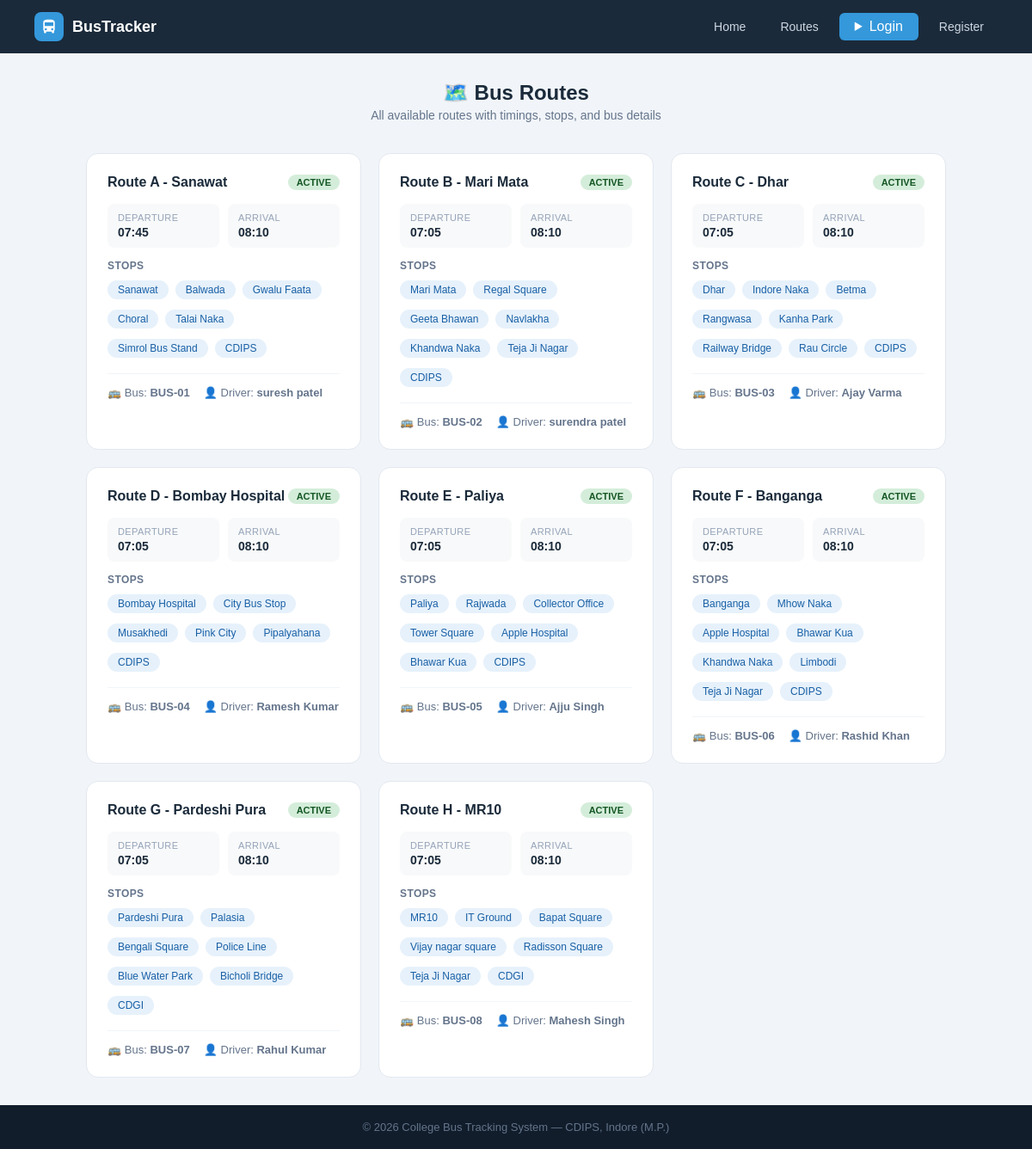
Screenshot of /routes-info with the database file from the repository.
### tables this page shows
CREATE TABLE routes (
        id INTEGER PRIMARY KEY AUTOINCREMENT,
        route_name TEXT NOT NULL, bus_id INTEGER,
        start_point TEXT, end_point TEXT,
        departure_time TEXT, arrival_time TEXT, stops TEXT, original_bus_id INTEGER,
        FOREIGN KEY(bus_id) REFERENCES buses(id));

CREATE TABLE buses (
        id INTEGER PRIMARY KEY AUTOINCREMENT,
        bus_number TEXT UNIQUE NOT NULL, driver_name TEXT NOT NULL,
        driver_phone TEXT, capacity INTEGER DEFAULT 40,
        status TEXT DEFAULT 'active',
        current_lat REAL DEFAULT 22.7196, current_lng REAL DEFAULT 75.8577, driver_address TEXT);

### app.py (the view)
@app.route('/routes-info')
def routes_page():
    db = get_db()
    routes = db.execute('''SELECT r.*,b.bus_number,b.driver_name,b.status
                           FROM routes r LEFT JOIN buses b ON r.bus_id=b.id''').fetchall()
    db.close(); return render_template('routes.html', routes=routes)

### app.py (called while the page is built, shortened)
def get_db():
    conn = sqlite3.connect(DB)
    conn.row_factory = sqlite3.Row
    return conn

@app.context_processor
def inject_notifications():
    return dict(notifications=[], unread_count=0)

### templates/routes.html (shortened to what this page needs)
{% extends "base.html" %}
{% block content %}
<div class="page">
    <div class="page-header" style="text-align:center;margin-bottom:36px">
        <h1>🗺️ Bus Routes</h1>
        <p>All available routes with timings, stops, and bus details</p>
    </div>
    <div class="routes-grid">
    {% for r in routes %}
    <div class="route-card">
        <div class="route-header">
            <div class="route-name">{{ r.route_name }}</div>
            <span class="badge {{ 'badge-green' if r.status == 'active' else 'badge-red' }}">
                {{ r.status.upper() if r.status else 'ACTIVE' }}
            </span>
        </div>
        <div class="route-info">
            <div class="ri-item"><div class="key">Departure</div><div class="val">{{ r.departure_time }}</div></div>
            <div class="ri-item"><div class="key">Arrival</div><div class="val">{{ r.arrival_time }}</div></div>
        </div>
        <div class="stops-label">Stops</div>
        <div class="stops-flow">
            {% set stop_list = r.stops.replace('-', '→').replace(',', '→').split('→') %}
            {% for stop in stop_list %}
            <span class="stop-chip">{{ stop.strip() }}</span>
            {% endfor %}
        </div>
        {% if r.bus_number %}
        <div class="bus-info">
            <span>🚌 Bus: <b>{{ r.bus_number }}</b></span>
            <span>👤 Driver: <b>{{ r.driver_name }}</b></span>
        </div>
        {% endif %}
    </div>
    {% else %}
    <div style="text-align:center;color:#94a3b8;padding:40px;grid-column:1/-1">No routes available.</div>
    {% endfor %}
    </div>
</div>
{% endblock %}

### templates/base.html (shortened to what this page needs)
<!DOCTYPE html>
<html lang="en">
<head>
    <link rel="stylesheet" href="{{ url_for('static', filename='css/style.css') }}">
</head>
<body>
<nav>
    <div class="nav-logo">
        <div class="nav-logo-icon">
            <svg viewBox="0 0 24 24"><path d="M4 16c0 .88.39 1.67 1 2.22V20a1 1 0 001 1h1a1 1 0 001-1v-1h8v1a1 1 0 001 1h1a1 1 0 001-1v-1.78c.61-.55 1-1.34 1-2.22V6c0-3.5-3.58-4-8-4S4 2.5 4 6v10zm3.5 1a1.5 1.5 0 110-3 1.5 1.5 0 010 3zm9 0a1.5 1.5 0 110-3 1.5 1.5 0 010 3zM6 6h12v5H6V6z"/></svg>
        </div>
        <span>BusTracker</span>
    </div>
    <div class="nav-links">
        <a href="{{ url_for('home') }}">Home</a>
        <a href="{{ url_for('routes_page') }}">Routes</a>
        {% if 'admin' in session or 'student' in session %}
            {% if 'admin' in session %}
                <a href="{{ url_for('admin_dashboard') }}">Admin Panel</a>
                <a href="{{ url_for('students_list') }}">Students</a>
                <a href="{{ url_for('gate_logs_page') }}">Gate Logs</a>
                <a href="{{ url_for('admin_reports') }}">📊 Reports</a>
            {% else %}
                <a href="{{ url_for('dashboard') }}">My Dashboard</a>
                <details class="bell-wrap">
                    <summary class="bell-btn">
                        🔔
                        {% if unread_count > 0 %}
                        <span class="bell-badge">{{ unread_count }}</span>
                        {% endif %}
                    </summary>
                    <div class="bell-dropdown">
                        <div class="bell-dropdown-header">
                            <span>Notifications</span>
                            <div style="display:flex;gap:6px;">
                                {% if unread_count > 0 %}
                                <form method="POST" action="{{ url_for('mark_notifications_read') }}">
                                    <button class="bell-action-btn">✓ Read</button>
                                </form>
                                {% endif %}
                                {% if notifications %}
                                <form method="POST" action="{{ url_for('delete_all_notifications') }}"
                                      onsubmit="return confirm('Delete all notification?')">
                                    <button class="bell-action-btn bell-delete-btn">🗑 Delete all</button>
                                </form>
                                {% endif %}
                            </div>
                        </div>
                        {% if notifications %}
                            {% for n in notifications %}
                            <div class="bell-notif-item {{ 'bell-unread' if not n.is_read else '' }}">
                                <div class="bell-notif-row">
                                    <div class="bell-notif-msg">{{ n.message }}</div>
                                    <form method="POST" action="{{ url_for('delete_notification', nid=n.id) }}">
                                        <button class="bell-del-one" title="Delete">✕</button>
                                    </form>
                                </div>
                                <div class="bell-notif-time">🕐 {{ n.created_at[:16] if n.created_at else '' }}</div>
                            </div>
                            {% endfor %}
                        {% else %}
                        <div class="bell-empty">
                            <span>🔕</span>
                            <div>No notification available</div>
                        </div>
                        {% endif %}
                    </div>
                </details>
            {% endif %}
            <span style="color:#94a3b8;font-size:13px">
                Hi,
                {% if 'admin' in session %}
                {{ session['admin']['name'] }}
                {% else %}
                {{ session['student']['name'] }}
                {% endif %}
            </span>
            {% if 'admin' in session %}
            <a href="/logout/admin" class="btn-danger">Logout</a>
            {% else %}
            <a href="/logout/student" class="btn-danger">Logout</a>
            {% endif %}
        {% else %}
            <div style="position: relative; display: inline-block;">
                <details style="list-style: none;">
                    <summary class="btn-nav" style="cursor: pointer; user-select: none;">
                        Login
                    </summary>
                </details>
            </div>
            <a href="{{ url_for('register') }}">Register</a>
        {% endif %}
    </div>
</nav>
{% block content %}{% endblock %}
<footer><p>© 2026 College Bus Tracking System — CDIPS, Indore (M.P.)</p></footer>
</body>
</html>

### static/css/style.css (style rules this page uses)
* { margin: 0; padding: 0; box-sizing: border-box; font-family: Arial, sans-serif; }
a { text-decoration: none; }
nav { display: flex; justify-content: space-between; align-items: center; padding: 14px 40px; background: #1a2a3a; position: sticky; top: 0; z-index: 100; }
.nav-logo { display: flex; align-items: center; gap: 10px; }
.nav-logo-icon { width: 34px; height: 34px; background: #3498db; border-radius: 8px; display: flex; align-items: center; justify-content: center; }
.nav-logo-icon svg { width: 20px; height: 20px; fill: white; }
.nav-logo span { color: white; font-size: 18px; font-weight: bold; }
.nav-links { display: flex; gap: 8px; align-items: center; }
.nav-links a { color: #cdd6e0; font-size: 14px; padding: 7px 16px; border-radius: 6px; transition: background .2s; }
.nav-links .btn-nav { background: #3498db; color: white; padding: 7px 18px; border-radius: 6px; }
footer { background: #111d2b; color: #64748b; text-align: center; padding: 18px; font-size: 13px; }
.badge { display: inline-block; padding: 3px 10px; border-radius: 20px; font-size: 11px; font-weight: bold; }
.badge-green { background: #d4edda; color: #155724; }
.page { padding: 32px 40px; background: #f1f5f9; min-height: 80vh; }
.page-header { margin-bottom: 24px; }
.page-header h1 { font-size: 24px; color: #1a2a3a; font-weight: bold; }
.page-header p { font-size: 14px; color: #64748b; margin-top: 4px; }
.stop-chip { background: #e6f1fb; color: #185fa5; font-size: 12px; padding: 4px 12px; border-radius: 20px; margin: 4px 4px 4px 0; }
.routes-grid { display: grid; grid-template-columns: repeat(auto-fit, minmax(300px, 1fr)); gap: 20px; max-width: 1000px; margin: 0 auto; }
.route-card { background: white; border-radius: 14px; border: 1px solid #e2e8f0; padding: 24px; transition: box-shadow .2s; }
.route-header { display: flex; justify-content: space-between; align-items: flex-start; margin-bottom: 16px; }
.route-name { font-size: 16px; font-weight: bold; color: #1a2a3a; }
.route-info { display: grid; grid-template-columns: 1fr 1fr; gap: 10px; margin-bottom: 14px; }
.ri-item { background: #f8f9fa; border-radius: 8px; padding: 10px 12px; }
.ri-item .key { font-size: 11px; color: #94a3b8; text-transform: uppercase; letter-spacing: .4px; margin-bottom: 3px; }
.ri-item .val { font-size: 14px; font-weight: bold; color: #1a2a3a; }
.stops-flow { display: flex; flex-wrap: wrap; gap: 4px; }
.stops-label { font-size: 12px; color: #64748b; font-weight: bold; margin-bottom: 6px; text-transform: uppercase; letter-spacing: .4px; }
.bus-info { margin-top: 14px; padding-top: 14px; border-top: 1px solid #f1f5f9; font-size: 13px; color: #64748b; display: flex; gap: 16px; }

### rows the page displays
routes: route_name "Route A - Sanawat", status "ACTIVE", departure_time "07:45", arrival_time "08:10", strip "Sanawat" "Balwada" "Gwalu Faata" "Choral" "Talai Naka" "Simrol Bus Stand" "CDIPS", bus_number "BUS-01", driver_name "suresh patel"
routes: route_name "Route B - Mari Mata", status "ACTIVE", departure_time "07:05", arrival_time "08:10", strip "Mari Mata" "Regal Square" "Geeta Bhawan" "Navlakha" "Khandwa Naka" "Teja Ji Nagar" "CDIPS", bus_number "BUS-02", driver_name "surendra patel"
routes: route_name "Route C - Dhar", status "ACTIVE", departure_time "07:05", arrival_time "08:10", strip "Dhar" "Indore Naka" "Betma" "Rangwasa" "Kanha Park" "Railway Bridge" "Rau Circle" "CDIPS", bus_number "BUS-03", driver_name "Ajay Varma"
routes: route_name "Route D - Bombay Hospital", status "ACTIVE", departure_time "07:05", arrival_time "08:10", strip "Bombay Hospital" "City Bus Stop" "Musakhedi" "Pink City" "Pipalyahana" "CDIPS", bus_number "BUS-04", driver_name "Ramesh Kumar"
routes: route_name "Route E - Paliya", status "ACTIVE", departure_time "07:05", arrival_time "08:10", strip "Paliya" "Rajwada" "Collector Office" "Tower Square" "Apple Hospital" "Bhawar Kua" "CDIPS", bus_number "BUS-05", driver_name "Ajju Singh"
routes: route_name "Route F - Banganga", status "ACTIVE", departure_time "07:05", arrival_time "08:10", strip "Banganga" "Mhow Naka" "Apple Hospital" "Bhawar Kua" "Khandwa Naka" "Limbodi" "Teja Ji Nagar" "CDIPS", bus_number "BUS-06", driver_name "Rashid Khan"
routes: route_name "Route G - Pardeshi Pura", status "ACTIVE", departure_time "07:05", arrival_time "08:10", strip "Pardeshi Pura" "Palasia" "Bengali Square" "Police Line" "Blue Water Park" "Bicholi Bridge" "CDGI", bus_number "BUS-07", driver_name "Rahul Kumar"
routes: route_name "Route H - MR10", status "ACTIVE", departure_time "07:05", arrival_time "08:10", strip "MR10" "IT Ground" "Bapat Square" "Vijay nagar square" "Radisson Square" "Teja Ji Nagar" "CDGI", bus_number "BUS-08", driver_name "Mahesh Singh"
